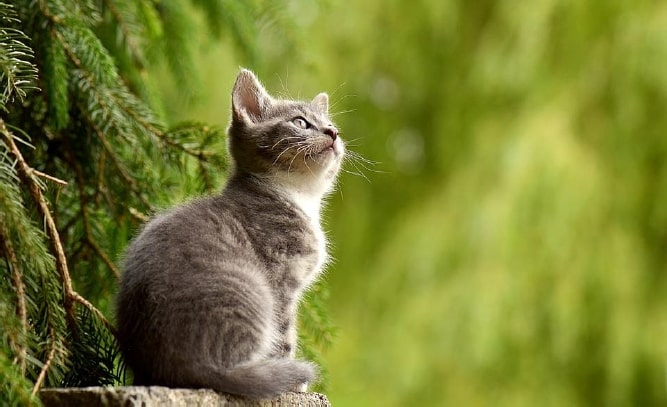
#> input picture image.jpg, 667 x 407 px
$ python Code.py
#> lines starting #> are read from the running program, lines starting #| are printed output that depends on the picture; long printed decimals are rounded
import numpy as np
import matplotlib.pyplot as plt
import seaborn as sns

# Load image and convert it to grayscale and show image
img = plt.imread('image.jpg')
#> img is the input picture: shape (407, 667, 3); mean R, G, B 119.2, 125.8, 50.4
g_weights = np.array([0.3, 0.59, 0.11])
gray_image = img * g_weights
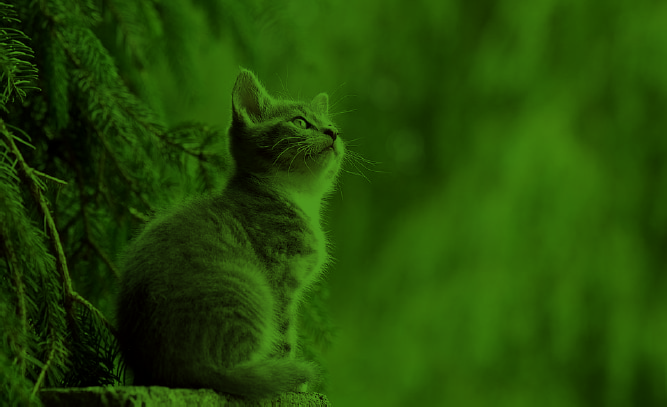
#> gray_image: shape (407, 667, 3) float64; mean R, G, B 35.8, 74.2, 5.5
gray_image = gray_image.sum(axis=2)
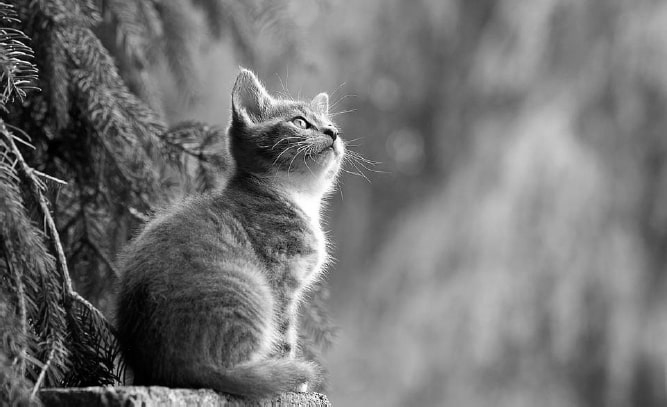
#> gray_image: shape (407, 667) float64; min 0, max 255, mean 115.6
plt.imshow(gray_image, cmap='gray')
plt.show()

# Apply SVD on the grayscale image
u, s, v = np.linalg.svd(gray_image, full_matrices=False)
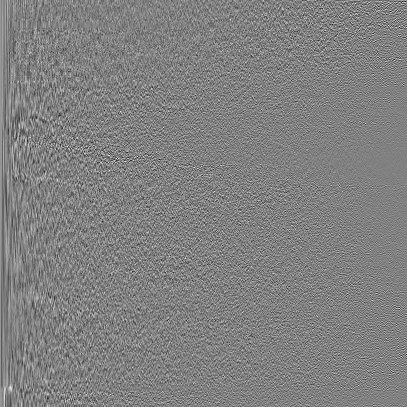
#> u: shape (407, 407) float64; min -0.294, max 0.288, mean 0.000125; drawn with min black and max white
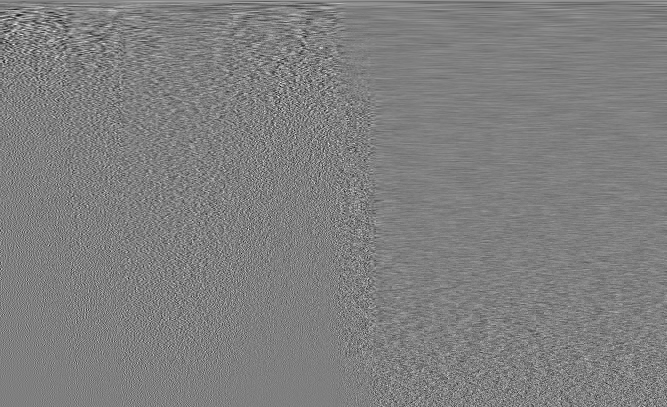
#> v: shape (407, 667) float64; min -0.283, max 0.283, mean 0.000137; drawn with min black and max white
#> s = 407 values, max 62534.8 at index 0, min 3.59 at index 406, mean 514.7
print(f'u.shape:{u.shape},s.shape:{s.shape},v.shape:{v.shape}')
#| u.shape:(407, 407),s.shape:(407,),v.shape:(407, 667)

# Variance explained top Singular vectors
var_explained = np.round(s ** 2 / np.sum(s ** 2), decimals=6)
#> var_explained = 407 values, max 0.921 at index 0, min 0 at index 279, mean 0.00246
print(f'variance Explained by Top 20 singular values:\n{var_explained[0:13]}')
#| variance Explained by Top 20 singular values:
#| [0.921  0.02299 0.01217 0.005423 0.004582 0.00343  0.003333 0.002678
#|  0.002019 0.001682 0.001574 0.001212 0.00099 ]
sns.barplot(x=list(range(1, 21)),
            y=var_explained[0:20], color="dodgerblue")
plt.title('Figure 1. Variance Explained Graph')
plt.xlabel('Singular Vector', fontsize=16)
plt.ylabel('Variance Explained', fontsize=16)
plt.tight_layout()
plt.show()
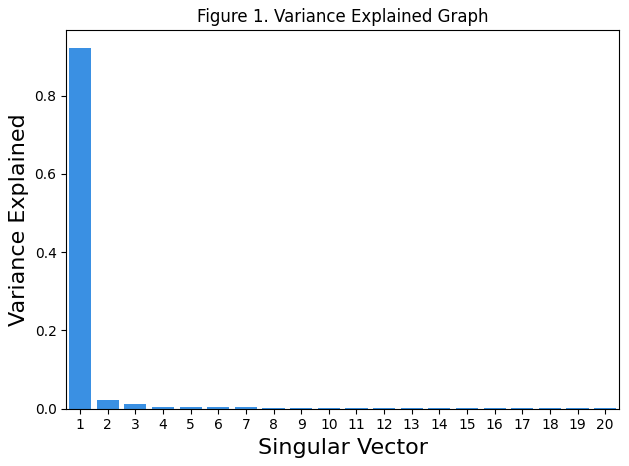
#> figure drawn by matplotlib, 1 panel; tallest bar 0.921 high, from x = -0.4 to 0.4

# Choose different number of components and visualize the approximations of the original image
comps = [667, 1, 10, 20, 30, 50]
plt.figure(figsize=(12, 6))
for i in range(len(comps)):
    low_rank = u[:, :comps[i]] @ np.diag(s[:comps[i]]) @ v[:comps[i], :]

    if i == 0:
        plt.subplot(2, 3, i + 1),
        plt.imshow(low_rank, cmap='gray'),
        plt.title(f'Actual Image with n_components = {comps[i]}')

    else:
        plt.subplot(2, 3, i + 1),
        plt.imshow(low_rank, cmap='gray'),
        plt.title(f'n_components = {comps[i]}')
plt.show()
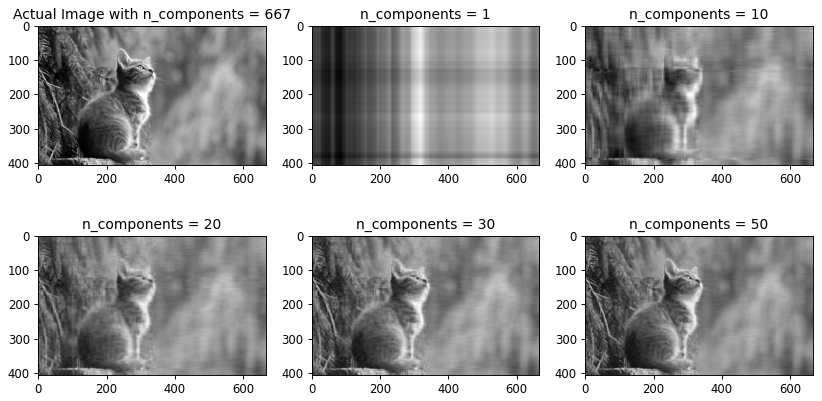
#> figure drawn by matplotlib, 6 panels

# plot relative spectral norm
spectral_norm = [0] * 95
for i in range(5, 100):
    spectral_norm[i - 5] = s[i + 1] / s[0]
#> after the loop, spectral_norm = 95 values, max 0.0602 at index 0, min 0.00548 at index 94, mean 0.0147
plt.title('Figure 2. Relative Spectral Norm')
plt.plot(range(5, 100), spectral_norm )
plt.show()
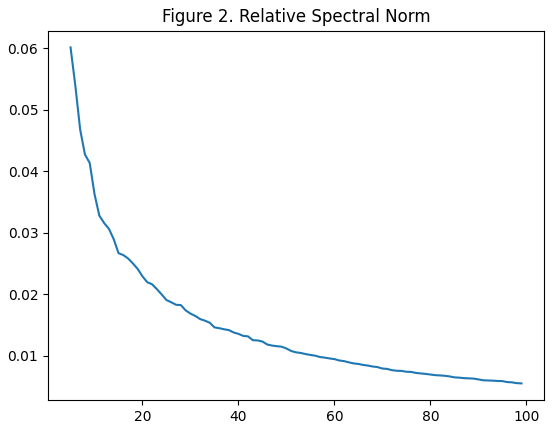
#> figure drawn by matplotlib, 1 panel; curve peaks at x = 5, y = 0.0602
